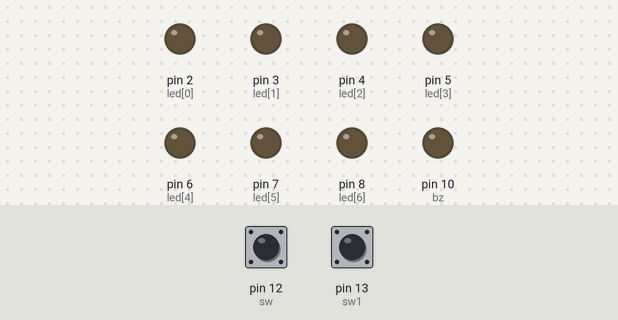
This sketch was run on a simulated Arduino Uno, built with avr-gcc and run on an emulated ATmega328P. Shown: output pins drawn as LEDs (lit = HIGH). The inputs (shaded band) are chosen by the test bench; at power-on: pin 12 (sw) HIGH, pin 13 (sw1) HIGH.

Above: at 1.2 s.
1.3 s: pin 12 (sw) pulled LOW for 0.15 s
At 2.0 s:
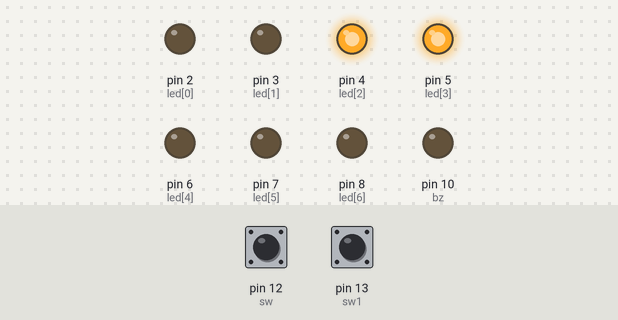
2.9 s: pin 13 (sw1) pulled LOW for 0.15 s
At 3.2 s:
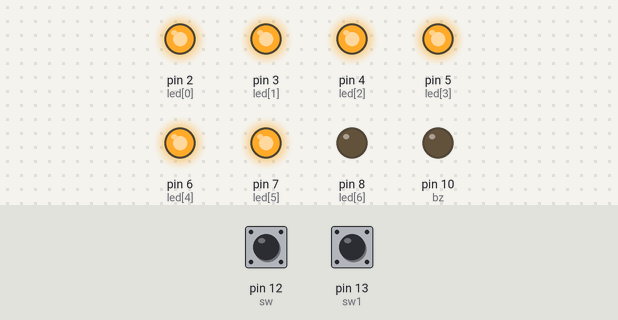
4.5 s: pin 13 (sw1) pulled LOW for 1 s
At 5.6 s:
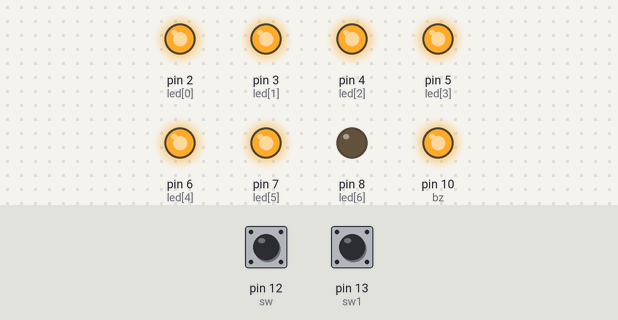
7.0 s: pin 12 (sw) pulled LOW for 1 s
At 7.5 s:
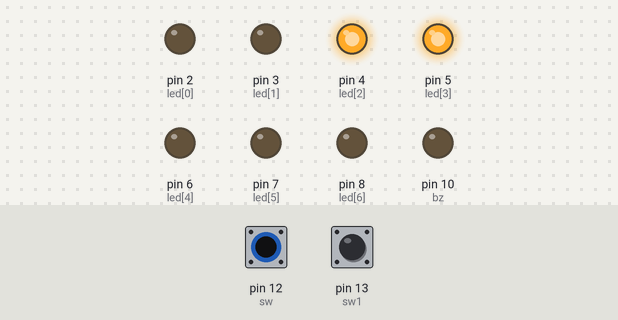
9.5 s: pin 12 (sw) pulled LOW for 0.15 s
At 10.6 s:
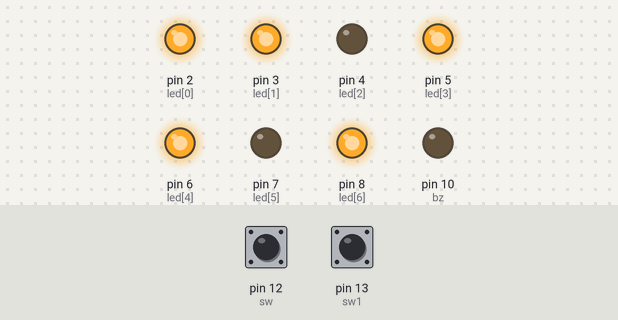
11.1 s: pin 12 (sw) pulled LOW for 3.2 s
At 11.8 s:
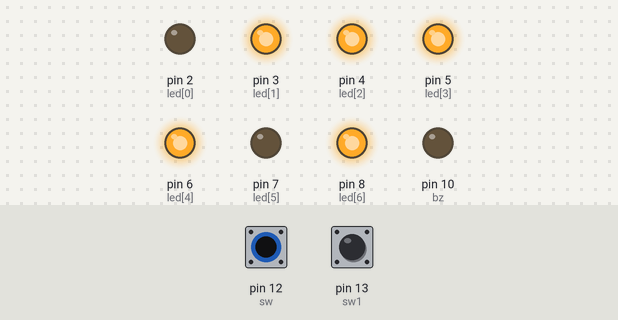
Timing chart, 0 to 14.1 s (numbered marks = the images above; inputs shaded):
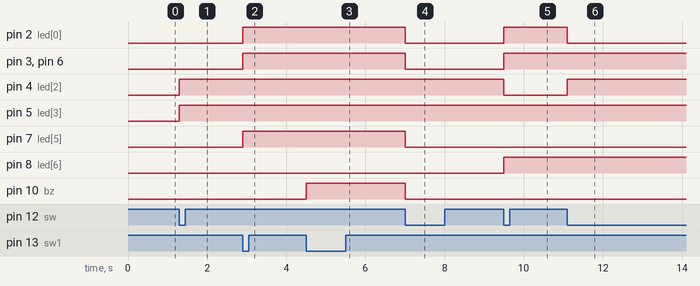

Measured:
- after the input at 1.3 s, pin 4 (led[2]), pin 5 (led[3]): LOW → HIGH at once
- after the input at 2.9 s, pin 2 (led[0]), pin 3 (led[1]), pin 6 (led[4]), pin 7 (led[5]): LOW → HIGH at once
- after the input at 4.5 s, pin 10 (bz): LOW → HIGH at once
- after the input at 7.0 s, pin 2 (led[0]), pin 3 (led[1]), pin 6 (led[4]), pin 7 (led[5]), pin 10 (bz): HIGH → LOW at once
- after the input at 9.5 s, pin 2 (led[0]), pin 3 (led[1]), pin 6 (led[4]), pin 8 (led[6]): LOW → HIGH at once; pin 4 (led[2]): HIGH → LOW at once
- after the input at 11.1 s, pin 2 (led[0]): HIGH → LOW at once; pin 4 (led[2]): LOW → HIGH at once

The sketch:

sketch_nov26a.ino
```cpp
int led[7]={2,3,4,5,6,7,8};
int bz=10;
int sw=12,a=1;
int sw1=13;
int dly=0;
void setup()
{

  pinMode(2,OUTPUT);
  pinMode(3,OUTPUT);
  pinMode(4,OUTPUT);
  pinMode(5,OUTPUT);
  pinMode(6,OUTPUT);
  pinMode(7,OUTPUT);
  pinMode(8,OUTPUT);
  pinMode(12,INPUT);
  pinMode(sw1,INPUT);
  pinMode(bz,OUTPUT);
  }
 void loop()
 {
  digitalWrite(sw1,HIGH);
  digitalWrite(sw,HIGH);
  if(!digitalRead(sw) || !digitalRead(sw1))
  {
  if(!digitalRead(sw))
  a++;
  if(!digitalRead(sw1))
  a--;

  if(a<1)
  {
    a=1;
    digitalWrite(bz,HIGH);
  }
  else if(a>10)
  {
    a=10;
    digitalWrite(bz,HIGH);
  }
  else
  digitalWrite(bz,LOW);

  if(a==1)
  {
  digitalWrite(led[0],1);
  digitalWrite(led[1],1);
  digitalWrite(led[2],1);
  digitalWrite(led[3],1);
  digitalWrite(led[4],1);
  digitalWrite(led[5],1);
  digitalWrite(led[6],0);

  delay(dly);
  }
  if(a==2)
  {
  digitalWrite(led[0],0);// 1
  digitalWrite(led[1],0);
  digitalWrite(led[2],1);
  digitalWrite(led[3],1);
  digitalWrite(led[4],0);
  digitalWrite(led[5],0);
  digitalWrite(led[6],0);
  delay(dly);
  }
if(a==3)
{
  digitalWrite(led[0],1);
  digitalWrite(led[1],1);
  digitalWrite(led[2],0);
  digitalWrite(led[3],1);
  digitalWrite(led[4],1);
  digitalWrite(led[5],0);
  digitalWrite(led[6],1);
delay(dly);
}
if(a==4)
{
  digitalWrite(led[0],0);
  digitalWrite(led[1],1);
  digitalWrite(led[2],1);
  digitalWrite(led[3],1);
  digitalWrite(led[4],1);
  digitalWrite(led[5],0);
  digitalWrite(led[6],1);
  delay(dly);
}
if(a==5)
{

  digitalWrite(led[0],0);
  digitalWrite(led[1],0);
  digitalWrite(led[2],1);
  digitalWrite(led[3],1);
  digitalWrite(led[4],0);
  digitalWrite(led[5],1);
  digitalWrite(led[6],1);
  delay(dly);

}
if(a==6)
{
  digitalWrite(led[0],0);
  digitalWrite(led[1],1);
  digitalWrite(led[2],1);
  digitalWrite(led[3],0);
  digitalWrite(led[4],1);
  digitalWrite(led[5],1);
  digitalWrite(led[6],1);
delay(dly);
}
if(a==7)
{
  digitalWrite(led[0],1);
  digitalWrite(led[1],1);
  digitalWrite(led[2],1);
  digitalWrite(led[3],0);
  digitalWrite(led[4],1);
  digitalWrite(led[5],1);
  digitalWrite(led[6],1);
  delay(dly);

}
if(a==8)
{
  digitalWrite(led[0],0);
  digitalWrite(led[1],0);
  digitalWrite(led[2],1);
  digitalWrite(led[3],1);
  digitalWrite(led[4],1);
  digitalWrite(led[5],0);
  digitalWrite(led[6],0);
  delay(dly);

}
if(a==9)
{
  digitalWrite(led[0],1);
  digitalWrite(led[1],1);
  digitalWrite(led[2],1);
  digitalWrite(led[3],1);
  digitalWrite(led[4],1);
  digitalWrite(led[5],1);
  digitalWrite(led[6],1);
delay(dly);
}
if(a==10)
{
  digitalWrite(led[0],0);
  digitalWrite(led[1],1);
  digitalWrite(led[2],1);
  digitalWrite(led[3],1);
  digitalWrite(led[4],1);
  digitalWrite(led[5],1);
  digitalWrite(led[6],1);
  delay(dly);
}

while(!digitalRead(sw))
digitalWrite(sw,1);
while(!digitalRead(sw1))
digitalWrite(sw1,1);
delay(100);
}
 }
```
